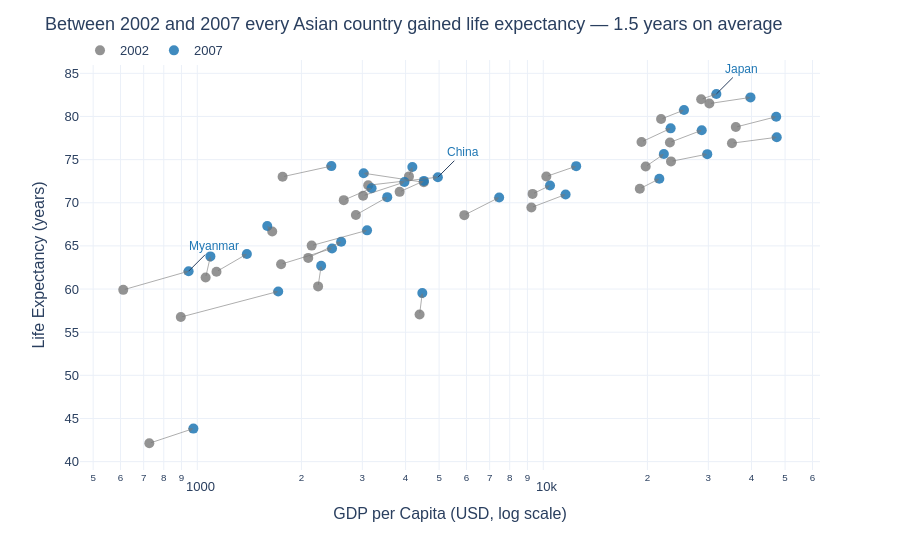

The code cell stored with this chart in its notebook:
### Markdown cell above
## Task 1 — Scatter: life expectancy change over time

**What to build:** A scatter showing **GDP per capita vs life expectancy** for **two years** (2002 and 2007) to show how both moved — use **colour for year** (just 2 colours), **one continent only**.

Choose any continent except Africa (that was the example). Highlight the change direction.

> 💡 Filter: `df.loc[df['continent'] == 'YOUR_CHOICE']` then filter years

### Code cell
# Task 1
# YOUR CODE HERE

asia = df.loc[(df['continent'] == 'Asia') & (df['year'].isin([2002, 2007]))].copy()
asia['year'] = asia['year'].astype(str)

wide = asia.pivot(index='country', columns='year', values=['gdpPercap', 'lifeExp'])
avg_gain = (wide['lifeExp']['2007'] - wide['lifeExp']['2002']).mean()
print(f"Average life-expectancy gain in Asia, 2002-2007: {avg_gain:.1f} years")

colour_map = {'2002': 'grey', '2007': '#1f77b4'}

fig = px.scatter(
    asia, x='gdpPercap', y='lifeExp', color='year',
    color_discrete_map=colour_map,
    category_orders={'year': ['2002', '2007']},
    hover_name='country', log_x=True,
    labels={'gdpPercap': 'GDP per Capita (USD, log scale)',
            'lifeExp': 'Life Expectancy (years)', 'year': ''},
    template='plotly_white',
)
fig.update_traces(marker=dict(size=10, opacity=0.85))

for country in wide.index:
    fig.add_annotation(
        x=math.log10(wide.loc[country, ('gdpPercap', '2007')]),
        y=wide.loc[country, ('lifeExp', '2007')],
        ax=math.log10(wide.loc[country, ('gdpPercap', '2002')]),
        ay=wide.loc[country, ('lifeExp', '2002')],
        xref='x', yref='y', axref='x', ayref='y',
        showarrow=True, arrowhead=2, arrowsize=1, arrowwidth=1,
        arrowcolor='rgba(120,120,120,0.6)', text='')

# label notable points directly
for country in ['Japan', 'China', 'Myanmar']:
    r = asia[(asia['country'] == country) & (asia['year'] == '2007')].iloc[0]
    fig.add_annotation(x=math.log10(r['gdpPercap']), y=r['lifeExp'], text=country,
                       showarrow=True, ax=25, ay=-25, arrowhead=0,
                       font=dict(size=12, color='#1f77b4'))

fig.update_layout(
    title='Between 2002 and 2007 every Asian country gained life expectancy — '
          f'{avg_gain:.1f} years on average',
    font=dict(family='Arial', size=13),
    legend=dict(orientation='h', x=0, y=1.06, title=''),
    height=550,
)
fig.show()

### Figure 1 — Plotly figure (JSON) as saved in the notebook; plotly's stock layout.template omitted (floating-point values rounded to 4 significant figures)
{"data": [{"hovertemplate": "<b>%{hovertext}</b><br><br>=2002<br>GDP per Capita (USD, log scale)=%{x}<br>Life Expectancy (years)=%{y}<extra></extra>", "hovertext": ["Afghanistan", "Bahrain", "Bangladesh", "Cambodia", "China", "Hong Kong, China", "India", "Indonesia", "Iran", "Iraq", "Israel", "Japan", "Jordan", "Korea, Dem. Rep.", "Korea, Rep.", "Kuwait", "Lebanon", "Malaysia", "Mongolia", "Myanmar", "Nepal", "Oman", "Pakistan", "Philippines", "Saudi Arabia", "Singapore", "Sri Lanka", "Syria", "Taiwan", "Thailand", "Vietnam", "West Bank and Gaza", "Yemen, Rep."], "legendgroup": "2002", "marker": {"color": "grey", "opacity": 0.85, "size": 10, "symbol": "circle"}, "mode": "markers", "name": "2002", "orientation": "v", "showlegend": true, "type": "scatter", "x": [726.7, 23400.0, 1136.0, 896.2, 3119.0, 30210.0, 1747.0, 2874.0, 9241.0, 4391.0, 21910.0, 28600.0, 3845.0, 1647.0, 19230.0, 35110.0, 9314.0, 10210.0, 2141.0, 611.0, 1057.0, 19770.0, 2093.0, 2651.0, 19010.0, 36020.0, 3015.0, 4091.0, 23240.0, 5913.0, 1764.0, 4515.0, 2235.0], "xaxis": "x", "y": [42.13, 74.8, 62.01, 56.75, 72.03, 81.5, 62.88, 68.59, 69.45, 57.05, 79.7, 82.0, 71.26, 66.66, 77.05, 76.9, 71.03, 73.04, 65.03, 59.91, 61.34, 74.19, 63.61, 70.3, 71.63, 78.77, 70.81, 73.05, 76.99, 68.56, 73.02, 72.37, 60.31], "yaxis": "y"}, {"hovertemplate": "<b>%{hovertext}</b><br><br>=2007<br>GDP per Capita (USD, log scale)=%{x}<br>Life Expectancy (years)=%{y}<extra></extra>", "hovertext": ["Afghanistan", "Bahrain", "Bangladesh", "Cambodia", "China", "Hong Kong, China", "India", "Indonesia", "Iran", "Iraq", "Israel", "Japan", "Jordan", "Korea, Dem. Rep.", "Korea, Rep.", "Kuwait", "Lebanon", "Malaysia", "Mongolia", "Myanmar", "Nepal", "Oman", "Pakistan", "Philippines", "Saudi Arabia", "Singapore", "Sri Lanka", "Syria", "Taiwan", "Thailand", "Vietnam", "West Bank and Gaza", "Yemen, Rep."], "legendgroup": "2007", "marker": {"color": "#1f77b4", "opacity": 0.85, "size": 10, "symbol": "circle"}, "mode": "markers", "name": "2007", "orientation": "v", "showlegend": true, "type": "scatter", "x": [974.6, 29800.0, 1391.0, 1714.0, 4959.0, 39720.0, 2452.0, 3541.0, 11610.0, 4471.0, 25520.0, 31660.0, 4519.0, 1593.0, 23350.0, 47310.0, 10460.0, 12450.0, 3096.0, 944.0, 1091.0, 22320.0, 2606.0, 3190.0, 21650.0, 47140.0, 3970.0, 4185.0, 28720.0, 7458.0, 2442.0, 3025.0, 2281.0], "xaxis": "x", "y": [43.83, 75.64, 64.06, 59.72, 72.96, 82.21, 64.7, 70.65, 70.96, 59.55, 80.75, 82.6, 72.53, 67.3, 78.62, 77.59, 71.99, 74.24, 66.8, 62.07, 63.78, 75.64, 65.48, 71.69, 72.78, 79.97, 72.4, 74.14, 78.4, 70.62, 74.25, 73.42, 62.7], "yaxis": "y"}], "layout": {"annotations": [{"arrowcolor": "rgba(120,120,120,0.6)", "arrowhead": 2, "arrowsize": 1, "arrowwidth": 1, "ax": 2.861, "axref": "x", "ay": 42.13, "ayref": "y", "showarrow": true, "text": "", "x": 2.989, "xref": "x", "y": 43.83, "yref": "y"}, {"arrowcolor": "rgba(120,120,120,0.6)", "arrowhead": 2, "arrowsize": 1, "arrowwidth": 1, "ax": 4.369, "axref": "x", "ay": 74.8, "ayref": "y", "showarrow": true, "text": "", "x": 4.474, "xref": "x", "y": 75.64, "yref": "y"}, {"arrowcolor": "rgba(120,120,120,0.6)", "arrowhead": 2, "arrowsize": 1, "arrowwidth": 1, "ax": 3.056, "axref": "x", "ay": 62.01, "ayref": "y", "showarrow": true, "text": "", "x": 3.143, "xref": "x", "y": 64.06, "yref": "y"}, {"arrowcolor": "rgba(120,120,120,0.6)", "arrowhead": 2, "arrowsize": 1, "arrowwidth": 1, "ax": 2.952, "axref": "x", "ay": 56.75, "ayref": "y", "showarrow": true, "text": "", "x": 3.234, "xref": "x", "y": 59.72, "yref": "y"}, {"arrowcolor": "rgba(120,120,120,0.6)", "arrowhead": 2, "arrowsize": 1, "arrowwidth": 1, "ax": 3.494, "axref": "x", "ay": 72.03, "ayref": "y", "showarrow": true, "text": "", "x": 3.695, "xref": "x", "y": 72.96, "yref": "y"}, {"arrowcolor": "rgba(120,120,120,0.6)", "arrowhead": 2, "arrowsize": 1, "arrowwidth": 1, "ax": 4.48, "axref": "x", "ay": 81.5, "ayref": "y", "showarrow": true, "text": "", "x": 4.599, "xref": "x", "y": 82.21, "yref": "y"}, {"arrowcolor": "rgba(120,120,120,0.6)", "arrowhead": 2, "arrowsize": 1, "arrowwidth": 1, "ax": 3.242, "axref": "x", "ay": 62.88, "ayref": "y", "showarrow": true, "text": "", "x": 3.39, "xref": "x", "y": 64.7, "yref": "y"}, {"arrowcolor": "rgba(120,120,120,0.6)", "arrowhead": 2, "arrowsize": 1, "arrowwidth": 1, "ax": 3.458, "axref": "x", "ay": 68.59, "ayref": "y", "showarrow": true, "text": "", "x": 3.549, "xref": "x", "y": 70.65, "yref": "y"}, {"arrowcolor": "rgba(120,120,120,0.6)", "arrowhead": 2, "arrowsize": 1, "arrowwidth": 1, "ax": 3.966, "axref": "x", "ay": 69.45, "ayref": "y", "showarrow": true, "text": "", "x": 4.065, "xref": "x", "y": 70.96, "yref": "y"}, {"arrowcolor": "rgba(120,120,120,0.6)", "arrowhead": 2, "arrowsize": 1, "arrowwidth": 1, "ax": 3.643, "axref": "x", "ay": 57.05, "ayref": "y", "showarrow": true, "text": "", "x": 3.65, "xref": "x", "y": 59.55, "yref": "y"}, {"arrowcolor": "rgba(120,120,120,0.6)", "arrowhead": 2, "arrowsize": 1, "arrowwidth": 1, "ax": 4.341, "axref": "x", "ay": 79.7, "ayref": "y", "showarrow": true, "text": "", "x": 4.407, "xref": "x", "y": 80.75, "yref": "y"}, {"arrowcolor": "rgba(120,120,120,0.6)", "arrowhead": 2, "arrowsize": 1, "arrowwidth": 1, "ax": 4.456, "axref": "x", "ay": 82, "ayref": "y", "showarrow": true, "text": "", "x": 4.5, "xref": "x", "y": 82.6, "yref": "y"}, {"arrowcolor": "rgba(120,120,120,0.6)", "arrowhead": 2, "arrowsize": 1, "arrowwidth": 1, "ax": 3.585, "axref": "x", "ay": 71.26, "ayref": "y", "showarrow": true, "text": "", "x": 3.655, "xref": "x", "y": 72.53, "yref": "y"}, {"arrowcolor": "rgba(120,120,120,0.6)", "arrowhead": 2, "arrowsize": 1, "arrowwidth": 1, "ax": 3.217, "axref": "x", "ay": 66.66, "ayref": "y", "showarrow": true, "text": "", "x": 3.202, "xref": "x", "y": 67.3, "yref": "y"}, {"arrowcolor": "rgba(120,120,120,0.6)", "arrowhead": 2, "arrowsize": 1, "arrowwidth": 1, "ax": 4.284, "axref": "x", "ay": 77.05, "ayref": "y", "showarrow": true, "text": "", "x": 4.368, "xref": "x", "y": 78.62, "yref": "y"}, {"arrowcolor": "rgba(120,120,120,0.6)", "arrowhead": 2, "arrowsize": 1, "arrowwidth": 1, "ax": 4.545, "axref": "x", "ay": 76.9, "ayref": "y", "showarrow": true, "text": "", "x": 4.675, "xref": "x", "y": 77.59, "yref": "y"}, {"arrowcolor": "rgba(120,120,120,0.6)", "arrowhead": 2, "arrowsize": 1, "arrowwidth": 1, "ax": 3.969, "axref": "x", "ay": 71.03, "ayref": "y", "showarrow": true, "text": "", "x": 4.02, "xref": "x", "y": 71.99, "yref": "y"}, {"arrowcolor": "rgba(120,120,120,0.6)", "arrowhead": 2, "arrowsize": 1, "arrowwidth": 1, "ax": 4.009, "axref": "x", "ay": 73.04, "ayref": "y", "showarrow": true, "text": "", "x": 4.095, "xref": "x", "y": 74.24, "yref": "y"}, {"arrowcolor": "rgba(120,120,120,0.6)", "arrowhead": 2, "arrowsize": 1, "arrowwidth": 1, "ax": 3.331, "axref": "x", "ay": 65.03, "ayref": "y", "showarrow": true, "text": "", "x": 3.491, "xref": "x", "y": 66.8, "yref": "y"}, {"arrowcolor": "rgba(120,120,120,0.6)", "arrowhead": 2, "arrowsize": 1, "arrowwidth": 1, "ax": 2.786, "axref": "x", "ay": 59.91, "ayref": "y", "showarrow": true, "text": "", "x": 2.975, "xref": "x", "y": 62.07, "yref": "y"}, {"arrowcolor": "rgba(120,120,120,0.6)", "arrowhead": 2, "arrowsize": 1, "arrowwidth": 1, "ax": 3.024, "axref": "x", "ay": 61.34, "ayref": "y", "showarrow": true, "text": "", "x": 3.038, "xref": "x", "y": 63.78, "yref": "y"}, {"arrowcolor": "rgba(120,120,120,0.6)", "arrowhead": 2, "arrowsize": 1, "arrowwidth": 1, "ax": 4.296, "axref": "x", "ay": 74.19, "ayref": "y", "showarrow": true, "text": "", "x": 4.349, "xref": "x", "y": 75.64, "yref": "y"}, {"arrowcolor": "rgba(120,120,120,0.6)", "arrowhead": 2, "arrowsize": 1, "arrowwidth": 1, "ax": 3.321, "axref": "x", "ay": 63.61, "ayref": "y", "showarrow": true, "text": "", "x": 3.416, "xref": "x", "y": 65.48, "yref": "y"}, {"arrowcolor": "rgba(120,120,120,0.6)", "arrowhead": 2, "arrowsize": 1, "arrowwidth": 1, "ax": 3.423, "axref": "x", "ay": 70.3, "ayref": "y", "showarrow": true, "text": "", "x": 3.504, "xref": "x", "y": 71.69, "yref": "y"}, {"arrowcolor": "rgba(120,120,120,0.6)", "arrowhead": 2, "arrowsize": 1, "arrowwidth": 1, "ax": 4.279, "axref": "x", "ay": 71.63, "ayref": "y", "showarrow": true, "text": "", "x": 4.336, "xref": "x", "y": 72.78, "yref": "y"}, {"arrowcolor": "rgba(120,120,120,0.6)", "arrowhead": 2, "arrowsize": 1, "arrowwidth": 1, "ax": 4.557, "axref": "x", "ay": 78.77, "ayref": "y", "showarrow": true, "text": "", "x": 4.673, "xref": "x", "y": 79.97, "yref": "y"}, {"arrowcolor": "rgba(120,120,120,0.6)", "arrowhead": 2, "arrowsize": 1, "arrowwidth": 1, "ax": 3.479, "axref": "x", "ay": 70.81, "ayref": "y", "showarrow": true, "text": "", "x": 3.599, "xref": "x", "y": 72.4, "yref": "y"}, {"arrowcolor": "rgba(120,120,120,0.6)", "arrowhead": 2, "arrowsize": 1, "arrowwidth": 1, "ax": 3.612, "axref": "x", "ay": 73.05, "ayref": "y", "showarrow": true, "text": "", "x": 3.622, "xref": "x", "y": 74.14, "yref": "y"}, {"arrowcolor": "rgba(120,120,120,0.6)", "arrowhead": 2, "arrowsize": 1, "arrowwidth": 1, "ax": 4.366, "axref": "x", "ay": 76.99, "ayref": "y", "showarrow": true, "text": "", "x": 4.458, "xref": "x", "y": 78.4, "yref": "y"}, {"arrowcolor": "rgba(120,120,120,0.6)", "arrowhead": 2, "arrowsize": 1, "arrowwidth": 1, "ax": 3.772, "axref": "x", "ay": 68.56, "ayref": "y", "showarrow": true, "text": "", "x": 3.873, "xref": "x", "y": 70.62, "yref": "y"}, {"arrowcolor": "rgba(120,120,120,0.6)", "arrowhead": 2, "arrowsize": 1, "arrowwidth": 1, "ax": 3.247, "axref": "x", "ay": 73.02, "ayref": "y", "showarrow": true, "text": "", "x": 3.388, "xref": "x", "y": 74.25, "yref": "y"}, {"arrowcolor": "rgba(120,120,120,0.6)", "arrowhead": 2, "arrowsize": 1, "arrowwidth": 1, "ax": 3.655, "axref": "x", "ay": 72.37, "ayref": "y", "showarrow": true, "text": "", "x": 3.481, "xref": "x", "y": 73.42, "yref": "y"}, {"arrowcolor": "rgba(120,120,120,0.6)", "arrowhead": 2, "arrowsize": 1, "arrowwidth": 1, "ax": 3.349, "axref": "x", "ay": 60.31, "ayref": "y", "showarrow": true, "text": "", "x": 3.358, "xref": "x", "y": 62.7, "yref": "y"}, {"arrowhead": 0, "ax": 25, "ay": -25, "font": {"color": "#1f77b4", "size": 12}, "showarrow": true, "text": "Japan", "x": 4.5, "y": 82.6}, {"arrowhead": 0, "ax": 25, "ay": -25, "font": {"color": "#1f77b4", "size": 12}, "showarrow": true, "text": "China", "x": 3.695, "y": 72.96}, {"arrowhead": 0, "ax": 25, "ay": -25, "font": {"color": "#1f77b4", "size": 12}, "showarrow": true, "text": "Myanmar", "x": 2.975, "y": 62.07}], "font": {"family": "Arial", "size": 13}, "height": 550, "legend": {"orientation": "h", "title": {"text": ""}, "tracegroupgap": 0, "x": 0, "y": 1.06}, "margin": {"t": 60}, "title": {"text": "Between 2002 and 2007 every Asian country gained life expectancy — 1.5 years on average"}, "xaxis": {"anchor": "y", "domain": [0, 1], "title": {"text": "GDP per Capita (USD, log scale)"}, "type": "log"}, "yaxis": {"anchor": "x", "domain": [0, 1], "title": {"text": "Life Expectancy (years)"}}}}
